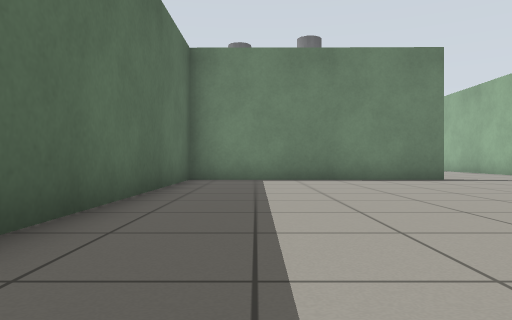
view 1 (above)

24 first-person views from a walk through a world built for the Gazebo simulator. The camera is 0.5 m above the floor, looks level and sees 70° across. The floor is counted in squares, 1 m on a side. Each view is taken from the middle of a square. On the plan, view 1 faces up. The plan holds only what a view shows up to about 9 squares ahead; the rest is blank. The place goes on beyond the plan. The robots in the file are not drawn.

view 2
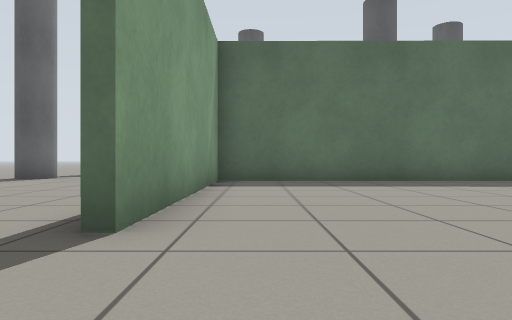

view 3
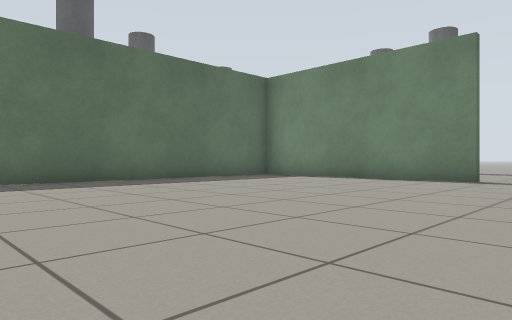

view 4
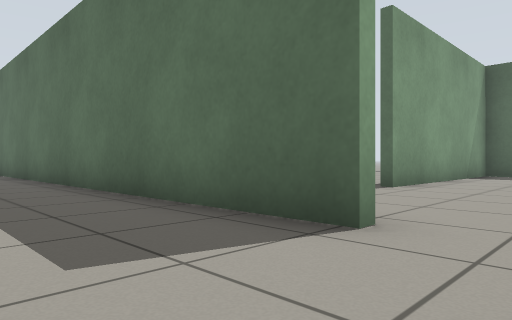

view 5
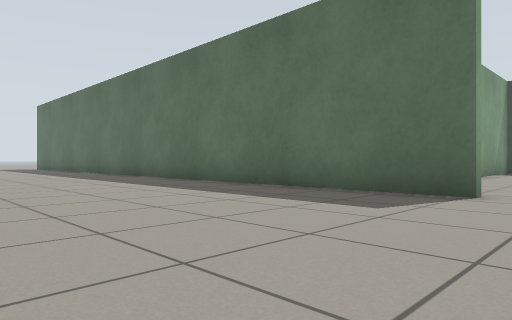

view 6
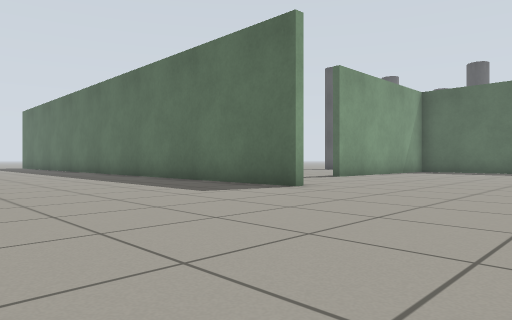

view 7
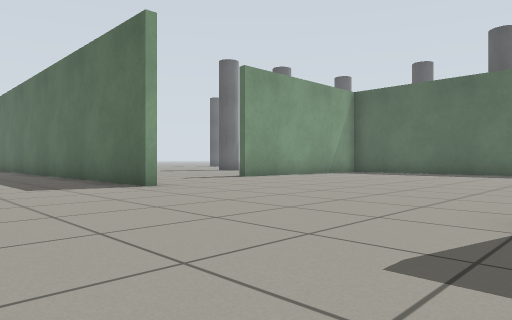

view 8
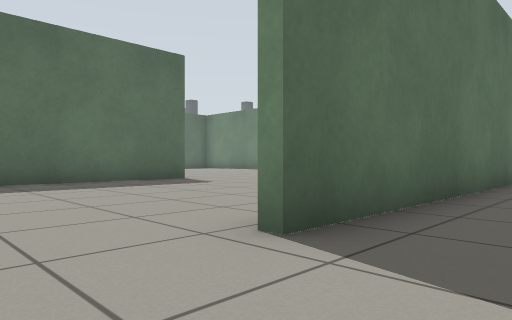

view 9
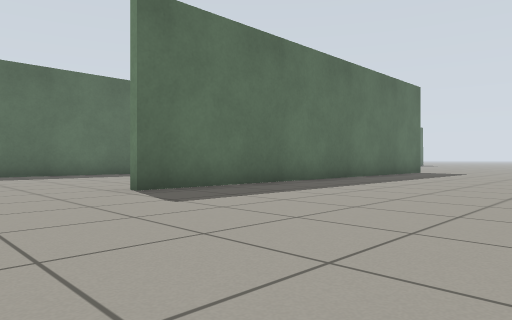

view 10
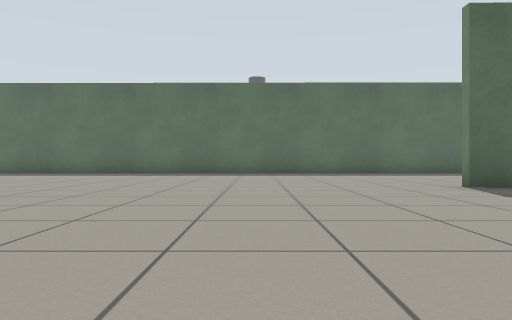

view 11
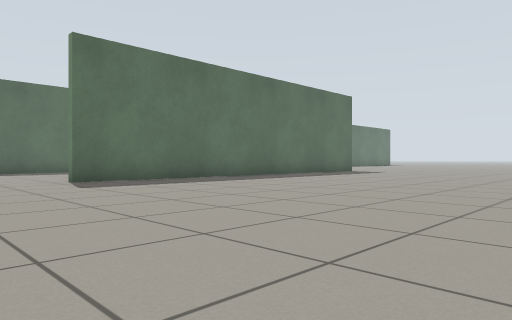

view 12
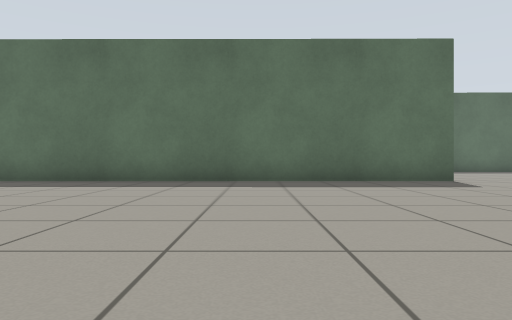

view 13
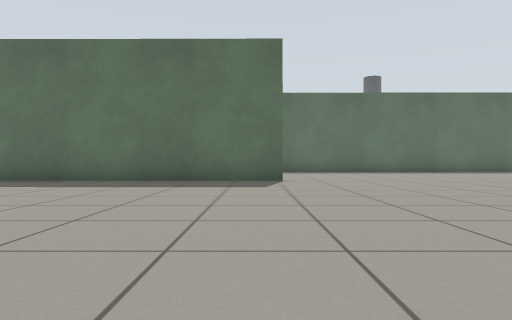

view 14
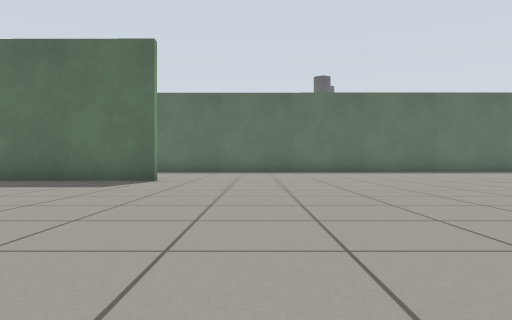

view 15
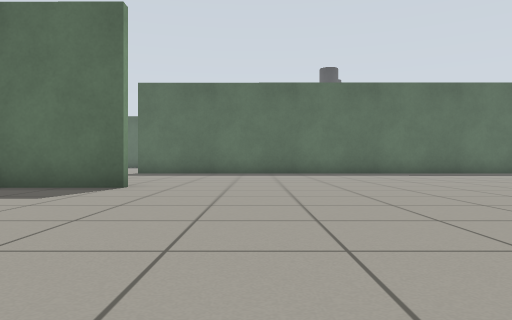

view 16
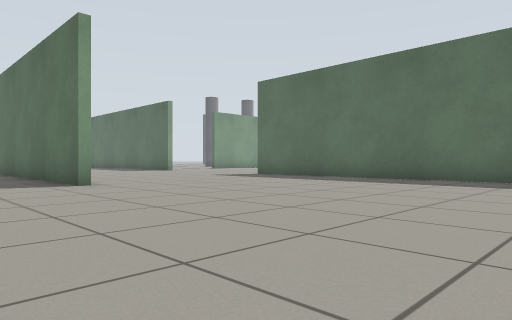

view 17
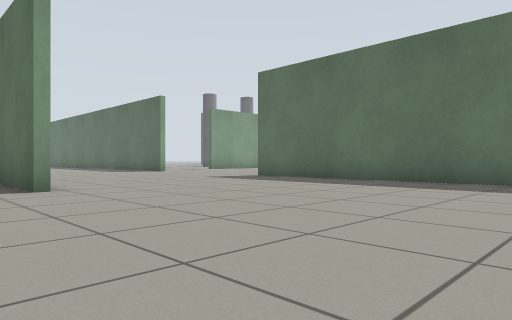

view 18
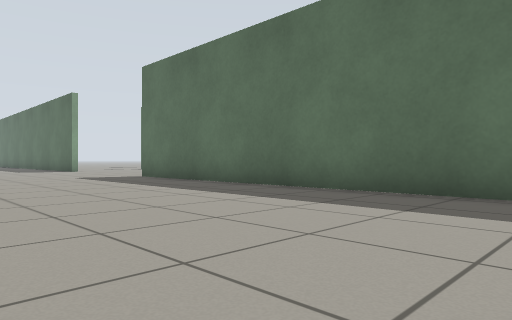

view 19
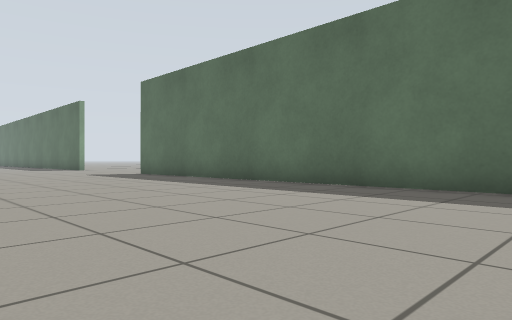

view 20
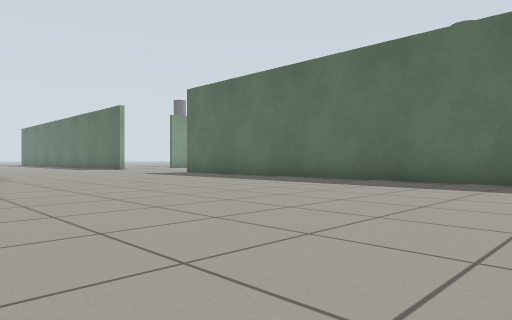

view 21
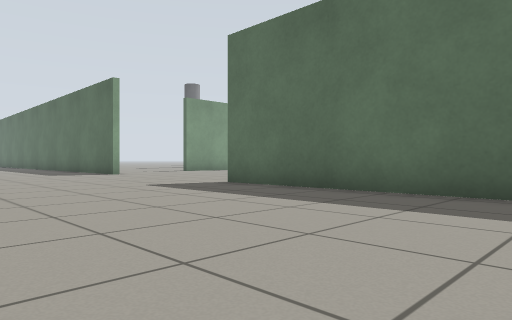

view 22
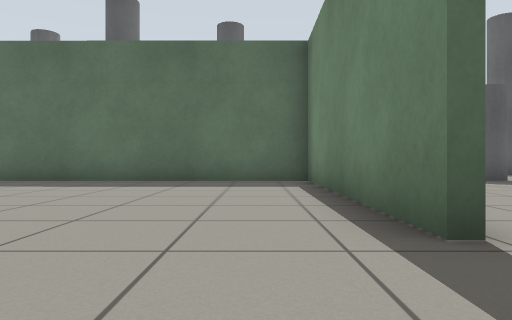

view 23
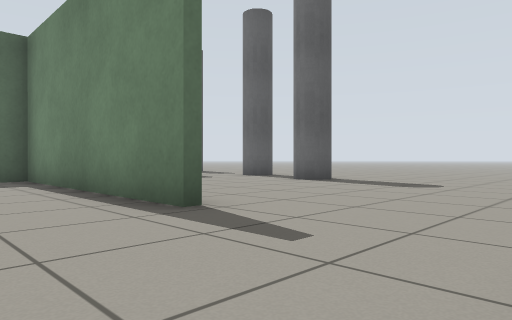

view 24
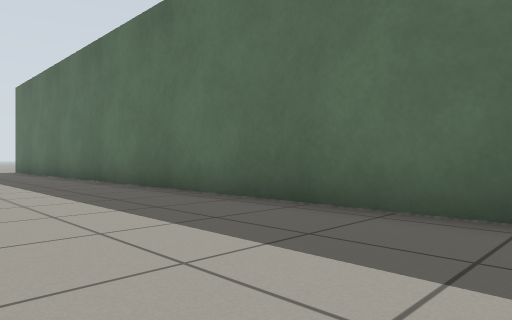

### Floor plan
Key: @ floor where view 1 was taken; # wall or solid block; . floor; P grey pole.
Columns run from 2 left of view 1 to 24 right of it. Each row starts with its distance up from view 1.
 19               ......
 18            #........
 17        ..  #........
 16       ...  #.........
 15      ..... #..........
 14 P   ...... #...........
 13 P......... #.............
 12   ........ #..............
 11     ...... #...............
 10      ......#..............
  9 #######....#..............
  8 #..........#.....#.........
  7 #..........#.....#........
  6 #................#.......
  5 #................#........
  4 #................#.........
  3 #................#........
  2 #................#........
  1 #................#........
  0 #.@........#.....#........
 -1 #######... #.....#........
 -2     ....   #.....#........
 -3   ....     #.....#.........
 -4 .....      #...............
 -5 ...        #...............
 -6            #...............
 -7            #.............
 -8            #............
 -9            #...........
-10            #.. ......
-11            #.. .....
-12            #.  ...

Positions as (right, up) in squares from view 1, and headings:
1: (0, 0), facing up
2: (7, 0), facing left
3: (7, 0), facing up-left
4: (11, 2), facing down-left
5: (14, 2), facing down-left
6: (14, 5), facing down-left
7: (12, 7), facing down-left
8: (17, -5), facing up-left
9: (21, -6), facing up-left
10: (22, -7), facing left
11: (24, -6), facing up-left
12: (24, 4), facing left
13: (24, 8), facing left
14: (24, 11), facing left
15: (22, 11), facing left
16: (18, 16), facing down-left
17: (17, 15), facing down-left
18: (14, 17), facing down-left
19: (15, 19), facing down-left
20: (17, 19), facing down-left
21: (14, 13), facing down-left
22: (7, 8), facing left
23: (8, 7), facing up-left
24: (12, -3), facing down-left
